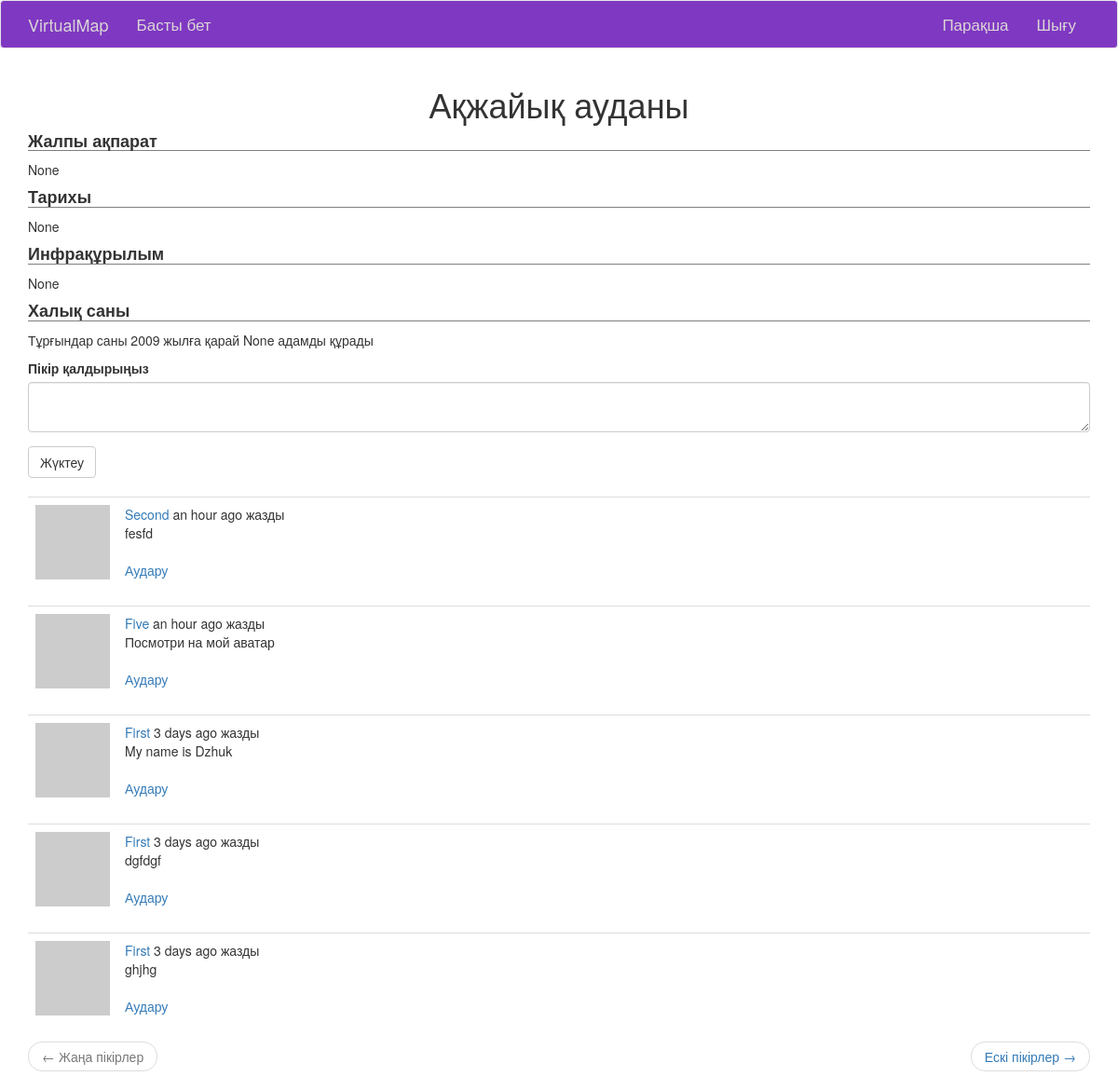
/area/6 (signed in), run on the app's committed database.
### app/models.py (models this page shows, shortened)
class Area(db.Model):
    id = db.Column(db.Integer, primary_key=True, autoincrement=True)
    img = db.Column(db.String(32))
    area_name = db.Column(db.String(16))
    gen_info = db.Column(db.String(128))
    history = db.Column(db.String(1024))
    infrastructure = db.Column(db.String(128))
    population = db.Column(db.Integer)
    posts = db.relationship('Post', backref='area', lazy='dynamic')

class Post(db.Model):
    id = db.Column(db.Integer, primary_key=True)
    body = db.Column(db.String(140))
    timestamp = db.Column(db.DateTime, index=True, default=datetime.utcnow)
    user_id = db.Column(db.Integer, db.ForeignKey('user.id'))
    area_id = db.Column(db.Integer, db.ForeignKey('area.id'))
    language = db.Column(db.String(5))

### app/main/routes.py (the view, shortened to what this page needs)
@blueprint.route("/area/<int:id>", methods=["GET", "POST"])
def area(id):
    area = db.session.query(Area).filter(Area.id == id).first_or_404()
    form = PostForm()
    page = request.args.get('page', 1, type=int)
    posts = area.posts.order_by(Post.timestamp.desc()).paginate(
        page, current_app.config['POSTS_PER_PAGE'], False)
    next_url = url_for('main.area', id=area.id, page=posts.next_num) \
        if posts.has_next else None
    prev_url = url_for('main.area', id=area.id, page=posts.prev_num) \
        if posts.has_prev else None
    params = {
        'title': area.area_name,
        "area": area,
        'form': form,
        'posts': posts.items,
        "next_url": next_url,
        "prev_url": prev_url
    }
    return render_template("main/area.html", **params)

### app/main/forms.py
class PostForm(FlaskForm):
    post = TextAreaField(_l('Пікір қалдырыңыз'), validators=[DataRequired()])
    submit = SubmitField(_l('Жүктеу'))

### app/main/routes.py (called while the page is built)
@blueprint.before_request
def before_request():
    if current_user.is_authenticated:
        current_user.last_seen = datetime.utcnow()
        db.session.commit()
    g.locale = str(get_locale())

### app/models.py (called while the page is built)
@login.user_loader
def load_user(id):
    return User.query.get(int(id))

    def avatar(self, size):
        digest = md5(self.email.lower().encode('utf-8')).hexdigest()
        return 'https://www.gravatar.com/avatar/{}?d=identicon&s={}'.format(
            digest, size)

### app/main/templates/main/area.html (shortened to what this page needs)
{% extends "base.html" %}
{% import 'bootstrap/wtf.html' as wtf %}
{% block app_content %}
	<h1 style="text-align: center;">{{ area.area_name }}</h1>
	<h4 class="chapter">{{ _("Жалпы ақпарат") }}</h4>
	<p>{{ area.gen_info }}</p>
	<h4 class="chapter">{{ _("Тарихы") }}</h4>
	<p>{{ area.history }}</p>
	<h4 class="chapter">{{ _("Инфрақұрылым") }}</h4>
	<p>{{ area.infrastructure }}</p>
	<h4 class="chapter">{{ _("Халық саны") }}</h4>
	<p>Тұрғындар саны 2009 жылға қарай {{ area.population }} адамды құрады</p>
	{% if form %}
    	{{ wtf.quick_form(form) }}
    <br>
    {% endif %}
    {% include "main/_posts.html" %}
{% endblock app_content %}

### app/main/templates/main/_post.html (shortened to what this page needs)
<table class="table table-hover">
    <tr>
        <td width="70px">
            <a href="{{ url_for('main.user', username=post.author.username) }}">
                <img src="{{ post.author.avatar(70) }}" />
            </a>
        </td>
        <td>
            {{ _('%(username)s %(when)s жазды',
                username=user_link, when=moment(post.timestamp).fromNow()) }}
            <br>
            <span id="post{{ post.id }}">{{ post.body }}</span>
            {% if post.language and post.language != g.locale %}
            <br><br>
            <span id="translation{{ post.id }}">
                <a href="javascript:translate(
                            '#post{{ post.id }}',
                            '#translation{{ post.id }}',
                            '{{ post.language }}',
                            '{{ g.locale }}');">{{ _('Аудару') }}</a>
            </span>
            {% endif %}
        </td>
    </tr>
</table>

### app/static/css/style.css (style rules this page uses)
.chapter { font-weight: bold; border-bottom: 1px solid gray; }

### data on the page
Area: area_name "Ақжайық ауданы", gen_info "None", history "None", infrastructure "None", population "None"
Post: body "fesfd"
Post: body "Посмотри на мой аватар"
Post: body "My name is Dzhuk"
Post: body "dgfdgf"
Post: body "ghjhg"
